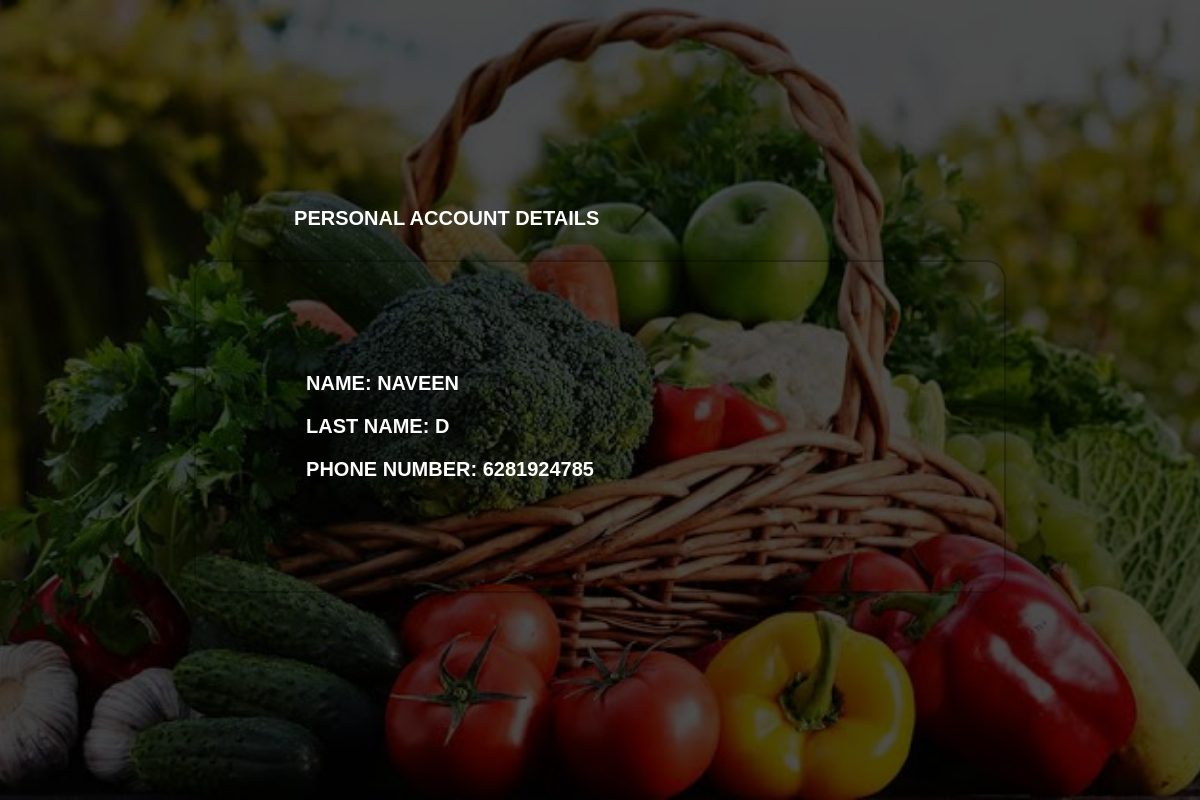
The app's page /consumer/accountcon.php (signed in) with its own data.
### tables this page shows
CREATE TABLE `consumers` (
  `id` int(11) NOT NULL,
  `first_name` varchar(255) NOT NULL,
  `last_name` varchar(255) NOT NULL,
  `phone` bigint(20) NOT NULL,
  `password` varchar(255) NOT NULL,
  `cnf_password` varchar(255) NOT NULL
);

### consumer/accountcon.php (the view, shortened to what this page needs)
<!DOCTYPE html>
<html>
<head>
</head>
<body>
  <section id="start">
    <div class="container">
        <div>
      <h2>personal account details</h2>
         <div class="box-container">
        <div class="box">
            <?php
            $con=mysqli_connect("localhost","root","","4seed");
$result = mysqli_query($con, "SELECT * FROM consumers");
while ($row = mysqli_fetch_array($result)) {
      if($row['phone']==$_SESSION['phonenumber']){
    echo "<h1>name: ".$row['first_name']."</h1>";
    echo "<h1>last name: ".$row['last_name']."</h1>";
    echo "<h1>phone number: ".$row['phone']."</h1>";
}}
    ?>
        </div>
           </div>
       </section>
   </body>
   </html>

### consumer/accountcon.php (style rules this page uses)
* { padding: 0; margin: 0; box-sizing: border-box; }
html { font-size: 10px; font-family:sans-serif; scroll-behavior: smooth; }
.container { min-height: 100vh; width: 100%; padding: 0px; padding-right: 0px; display: flex; align-items: center; justify-content: center; }
#start { background-image: url("images/veg.jpeg"); background-size: cover; background-position: top center; position: relative; z-index: 1; }
#start::after { content: ''; position: absolute; left: 0; top: 0; height: 100%; width: 100%; background-color: black; opacity: 0.7; z-index: -1; }
#start h2 { color: white; font-size: 2rem; display: flex; margin-left: 100px; margin-bottom: 30px; text-transform: uppercase; font-weight: 30rem; }
.box-container { display: flex; flex-wrap: wrap; gap:1.5rem; }
.box-container .box h1 { color: white; font-size: 2rem; display: flex; flex-direction:row; text-transform: uppercase; padding: 10px; margin-right: 300px; }
.box-container .box { flex:1 1 30rem; text-align: center; padding:10rem; border:.2rem solid rgba(0,0,0,.3); border-radius: 20px; overflow: hidden; position: relative; box-shadow: 0px 0px 18px 0 #0000002c; }

### records on screen
consumers: first_name "NAVEEN", last_name "D", phone "6281924785"
